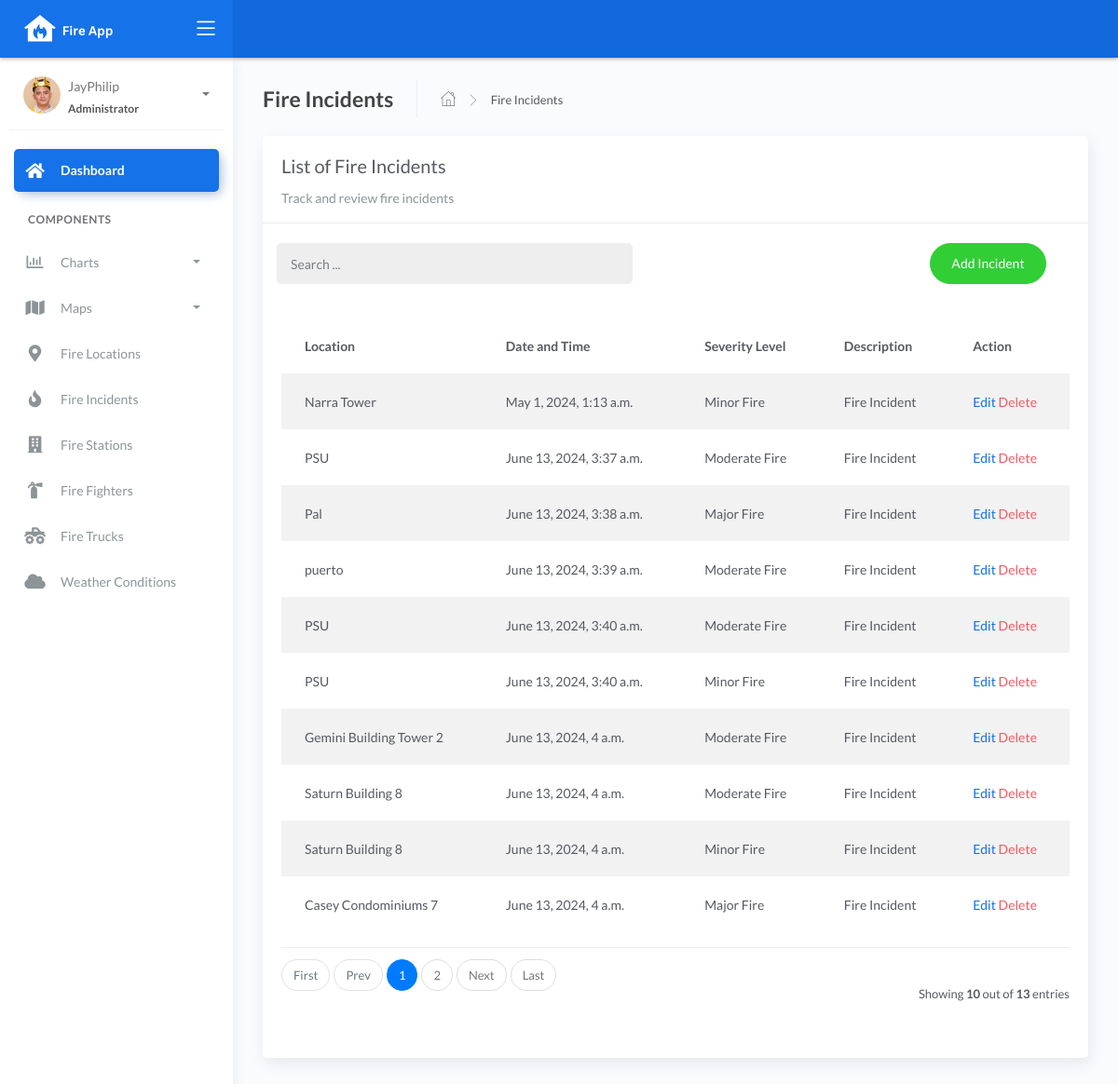
/incident_list, run on the app's committed database.
### fire/models.py (models this page shows, shortened)
class BaseModel(models.Model):
    created_at = models.DateTimeField(auto_now_add=True, db_index=True)
    updated_at = models.DateTimeField(auto_now=True)
    class Meta:
        abstract = True

class Incident(BaseModel):
    SEVERITY_CHOICES = (
        ('Minor Fire', 'Minor Fire'),
        ('Moderate Fire', 'Moderate Fire'),
        ('Major Fire', 'Major Fire'),
    )
    location = models.ForeignKey(Locations, on_delete=models.CASCADE)
    date_time = models.DateTimeField(blank=True, null=True)
    severity_level = models.CharField(max_length=45, choices=SEVERITY_CHOICES)
    description = models.CharField(max_length=250)

class Locations(BaseModel):
    name = models.CharField(max_length=150)
    latitude = models.DecimalField(
        max_digits=22, decimal_places=16, null=True, blank=True)
    longitude = models.DecimalField(
        max_digits=22, decimal_places=16, null=True, blank=True)
    address = models.CharField(max_length=150)
    city = models.CharField(max_length=150)  # can be in separate table
    country = models.CharField(max_length=150)  # can be in separate table
    def __str__(self):
        return f"{self.name}"

### fire/views.py (the view)
# urls.py: path('incident_list', IncidentList.as_view(), name='incident-list'),
class IncidentList(ListView):
    model = Incident
    context_object_name = 'incident'
    template_name = "incident_list.html"
    paginate_by = 10
    def get_queryset(self, *args, **kwargs):
         qs = super(IncidentList, self).get_queryset(*args, **kwargs)
         if self.request.GET.get("q") != None:
             query = self.request.GET.get('q')
             qs = qs.filter(Q(location__name__icontains=query) |
                            Q(severity_level__icontains=query) |
                            Q(description__icontains=query))
         return qs

### templates/incident_list.html (shortened to what this page needs)
{% extends 'base.html' %} {% load static %} {% block content %}
<div class="content">
    <div class="page-inner">
        <div class="page-header">
            <h4 class="page-title">Fire Incidents</h4>
            <ul class="breadcrumbs">
                <li class="nav-home">
                    <a href="{%url 'dashboard-chart' %}">
                    <i class="flaticon-home"></i>
                    </a>
                </li>
                <li class="separator">
                    <i class="flaticon-right-arrow"></i>
                </li>
                <li class="nav-item">
                    <a href="#">Fire Incidents</a>
                </li>
            </ul>
        </div>
        <div class="row">
            <div class="col-md-12">
                <div class="card">
                    <div class="card-header">
                        <div class="card-title">List of Fire Incidents</div>
                        <div class="card-category">Track and review fire incidents</div>
                    </div>
                    <br>
                        <div class="col-md-12 row">
                            <div class="col-md-6">
                                <form class="navbar-left navbar-form nav-search mr-md-3" action="{% url 'incident-list' %}">
                                    <div class="input-group">
                                        <input type="text" placeholder="Search ..." class="form-control" name="q">
                                        <div class="input-group-append">
                                        <span class="input-group-text">
                                        </span>
                                        </div>
                                    </div>
                                </form>
                            </div>
                            <div class="col-md-6">
                                <div class="pull-right">
                                    <a href="{% url 'incident-add'%}" class="btn btn-success btn-rounded">Add Incident</a>
                                </div>
                            </div>
                        </div>
                    <div class="card-body">
                        <table class="table table-striped mt-3">
                            <thead>
                                <tr>
                                    <th scope="col">Location</th>
                                    <th scope="col">Date and Time</th>
                                    <th scope="col">Severity Level</th>
                                    <th scope="col">Description</th>
                                    <th scope="col">Action</th>
                                </tr>
                            </thead>
                            <tbody>
                                {% for object in object_list %}
                                <tr>
                                    <td>{{ object.location }}</td>
                                    <td>{{ object.date_time }}</td>
                                    <td>{{ object.severity_level }}</td>
                                    <td>{{ object.description }}</td>
                                    <td>
                                        <a href="incident_list/edit/{{ object.id }}">Edit</a>
                                        <a href="incident_list/delete/{{ object.id }}" class="text-danger">Delete</a>
                                    </td>
                                </tr>
                                {% empty %}
                                <tr>
                                    <td colspan="4" style="text-align: center">
                                    <p class="text-sm font-weight-bold mb-0">No Records Found</p>
                                    </td>
                                </tr>
                                {% endfor %}
                            </tbody>
                        </table>
                        {% include 'includes/pagination.html' %}
                    </div>
                </div>
            </div>
        </div>
    </div>
</div>
{% endblock %}

### data on the page
Incident: location "Narra Tower", date_time "May 1, 2024, 1:13 a.m.", severity_level "Minor Fire", description "Fire Incident"
Incident: location "PSU", date_time "June 13, 2024, 3:37 a.m.", severity_level "Moderate Fire", description "Fire Incident"
Incident: location "Pal", date_time "June 13, 2024, 3:38 a.m.", severity_level "Major Fire", description "Fire Incident"
Incident: location "puerto", date_time "June 13, 2024, 3:39 a.m.", severity_level "Moderate Fire", description "Fire Incident"
Incident: location "PSU", date_time "June 13, 2024, 3:40 a.m.", severity_level "Moderate Fire", description "Fire Incident"
Incident: location "PSU", date_time "June 13, 2024, 3:40 a.m.", severity_level "Minor Fire", description "Fire Incident"
Incident: location "Gemini Building Tower 2", date_time "June 13, 2024, 4 a.m.", severity_level "Moderate Fire", description "Fire Incident"
Incident: location "Saturn Building 8", date_time "June 13, 2024, 4 a.m.", severity_level "Moderate Fire", description "Fire Incident"
Incident: location "Saturn Building 8", date_time "June 13, 2024, 4 a.m.", severity_level "Minor Fire", description "Fire Incident"
Incident: location "Casey Condominiums 7", date_time "June 13, 2024, 4 a.m.", severity_level "Major Fire", description "Fire Incident"

### other printed values
{{ page_num }} "1"
{{ page_num }} "2"
{{ object_list.count }} "10"
{{ paginator.count }} "13"
